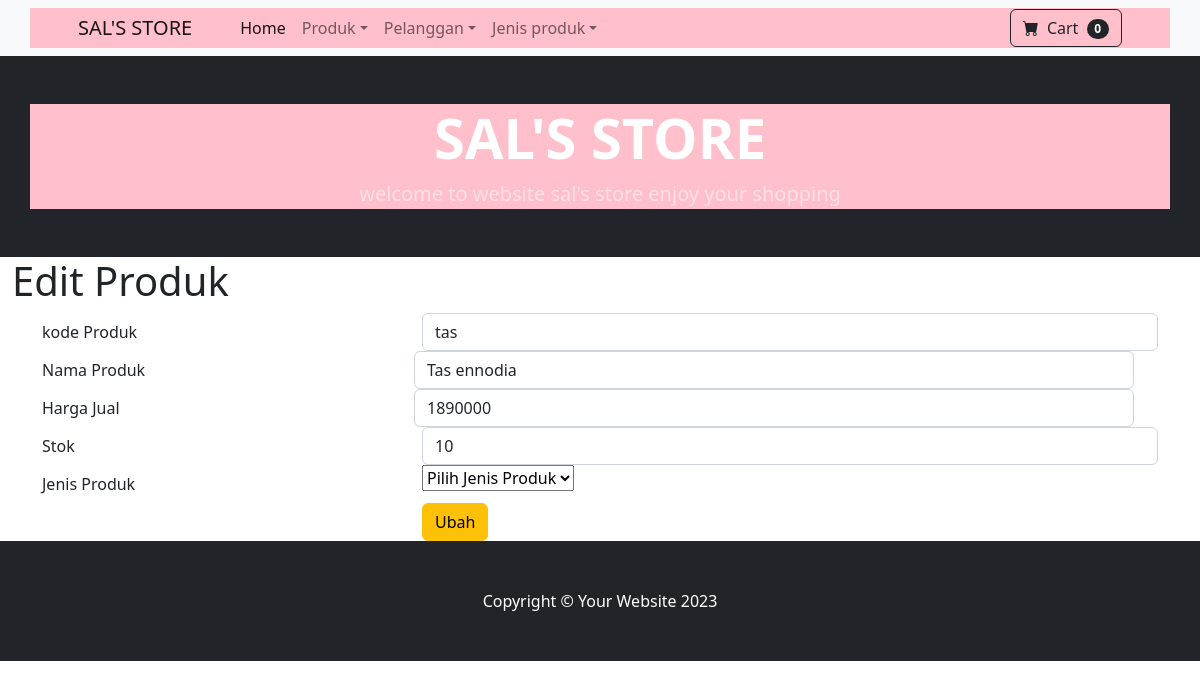
The page /index.php?hal=produk_edit&idedit=2 on the database its author committed.
### tables this page shows
CREATE TABLE `produk` (
  `id` int(11) NOT NULL,
  `nama` varchar(20) NOT NULL,
  `harga_jual` int(11) NOT NULL,
  `stok` int(11) NOT NULL,
  `jenis_produk_id` int(11) NOT NULL,
  `kode` char(11) NOT NULL
);

### models/Produk.php (called while the page is built, shortened)
<?php
class Produk{
    private $koneksi;
    public function __construct(){
        global $dbh;
        $this->koneksi = $dbh;
    }
    public function getProduk($idedit){
        $sql = "SELECT * FROM produk";
        $ps = $this->koneksi->prepare($sql);
        $ps->execute();
        $rs = $ps->fetchAll();
        return $rs;
    }
}
?>

### produk_edit.php (the view, shortened to what this page needs)
<?php
$obj_produk = new Produk();
$idedit = $_REQUEST['idedit'];
$produk = !empty($idedit) ? $obj_produk->getProduk($idedit) : [];
?>
<div class="content-wrapper">
    <div class="content-header">
      <div class="container-fluid">
        <div class="row mb-2">
          <div class="col-sm-6">
            <h1 class="m-0">Edit Produk</h1>
          </div>
        </div>
      </div>
    </div>
    <section class="content">
       <div class="container">
       <form method="POST" action="produk_controller.php">
       <div class="form-group row">
    <label for="kode" class="col-4 col-form-label">kode Produk</label>
    <div class="col-8">
      <input id="kode" name="kode" value="<?php echo $produk[0] ['kode']?>"type="text" class="form-control">
    </div>
       <div class="form-group row">
    <label for="nama" class="col-4 col-form-label">Nama Produk</label>
    <div class="col-8">
      <input id="nama" name="nama" value="<?php echo $produk[0] ['nama']?>"type="text" class="form-control">
    </div>
  </div>
  <div class="form-group row">
    <label for="harga_jual" class="col-4 col-form-label">Harga Jual</label>
    <div class="col-8">
      <input id="harga_jual" name="harga_jual" value="<?php echo $produk[0] ['harga_jual']?>" type="text" class="form-control">
    </div>
  </div>
  </div>
  <div class="form-group row">
    <label for="stok" class="col-4 col-form-label">Stok</label>
    <div class="col-8">
      <input id="stok" name="stok" value="<?php echo $produk[0] ['stok']?>"type="text" class="form-control">
    </div>
  </div>
  <div class="form-group row">
    <label for="jenis_produk_id" class="col-4 col-form-label">Jenis Produk</label>
    <div class="col-8">
      <select id="jenis_produk_id" name="jenis_produk_id" class="custom-select">
        <option selected>Pilih Jenis Produk</option>
      </select>
    </div>
  </div>
  <div class="form-group row">
    <div class="offset-4 col-8">
      <button name="proses" value="ubah"  type="submit" class="btn btn-warning">Ubah</button>
    </div>
  </div>
</form>
</div>
</section>

### rows shown on the page
produk: kode "tas", nama "Tas ennodia", harga_jual "1890000", stok "10"
